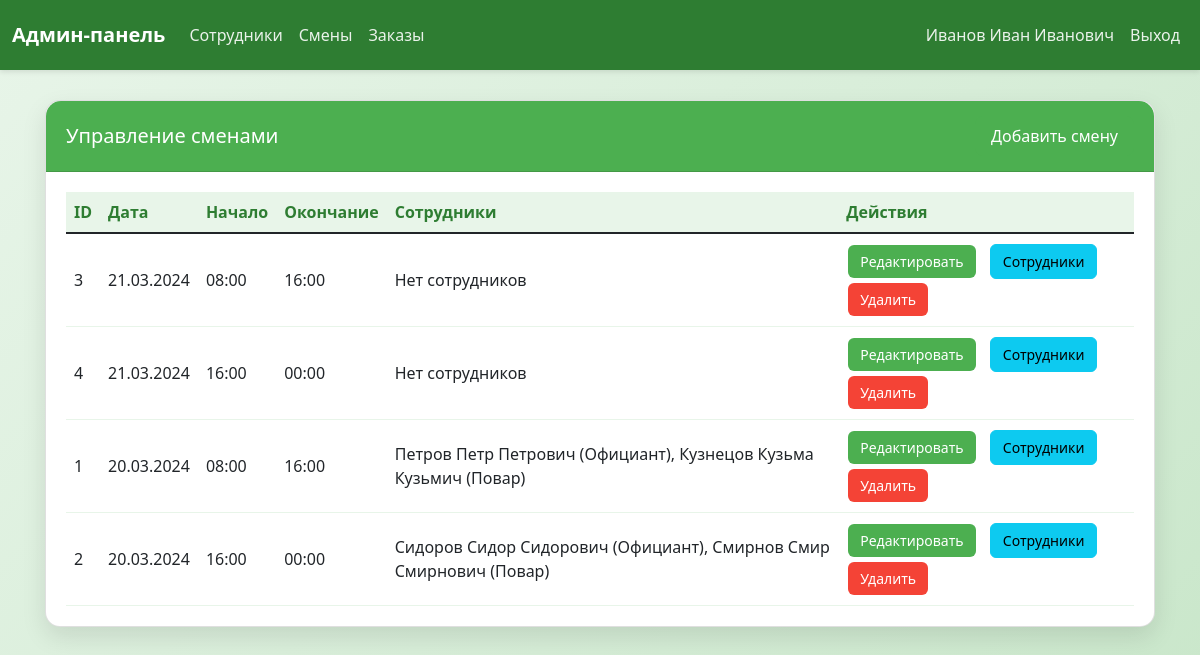
The app's page /admin/shifts.php (signed in) with its own data.
### tables this page shows
CREATE TABLE shifts (
    id INT PRIMARY KEY AUTO_INCREMENT,
    date DATE NOT NULL,
    start_time TIME NOT NULL,
    end_time TIME NOT NULL
);

### admin/shifts.php (the view, shortened to what this page needs)
<?php require_once 'templates/header.php'; ?>
<div class="container">
    <div class="card">
        <div class="card-header d-flex justify-content-between align-items-center">
            <h5 class="mb-0">Управление сменами</h5>
            <button type="button" class="btn btn-success" data-bs-toggle="modal" data-bs-target="#addShiftModal">
                Добавить смену
            </button>
        </div>
        <div class="card-body">
            <div class="table-responsive">
                <table class="table">
                    <thead>
                        <tr>
                            <th>ID</th>
                            <th>Дата</th>
                            <th>Начало</th>
                            <th>Окончание</th>
                            <th>Сотрудники</th>
                            <th>Действия</th>
                        </tr>
                    </thead>
                    <tbody>
                        <?php
                        $db = require_once '../config/database.php';
                        try {
                            $query = "SELECT s.*,
                                     GROUP_CONCAT(CONCAT(u.full_name, ' (', r.name, ')') SEPARATOR ', ') as employees
                                     FROM shifts s
                                     LEFT JOIN shift_employees se ON s.id = se.shift_id
                                     LEFT JOIN users u ON se.employee_id = u.id
                                     LEFT JOIN roles r ON u.role_id = r.id
                                     GROUP BY s.id
                                     ORDER BY s.date DESC, s.start_time";
                            $stmt = $db->prepare($query);
                            $stmt->execute();
                            while ($row = $stmt->fetch()) {
                                echo "<tr>";
                                echo "<td>" . htmlspecialchars($row['id']) . "</td>";
                                echo "<td>" . htmlspecialchars(date('d.m.Y', strtotime($row['date']))) . "</td>";
                                echo "<td>" . htmlspecialchars(date('H:i', strtotime($row['start_time']))) . "</td>";
                                echo "<td>" . htmlspecialchars(date('H:i', strtotime($row['end_time']))) . "</td>";
                                echo "<td>" . htmlspecialchars($row['employees'] ?: 'Нет сотрудников') . "</td>";
                                echo "<td>
                                        <button class='btn btn-success btn-sm me-2' onclick='editShift(" . $row['id'] . ")'>
                                            Редактировать
                                        </button>
                                        <button class='btn btn-info btn-sm me-2' onclick='manageEmployees(" . $row['id'] . ")'>
                                            Сотрудники
                                        </button>
                                        <button class='btn btn-danger btn-sm' onclick='deleteShift(" . $row['id'] . ")'>
                                            Удалить
                                        </button>
                                    </td>";
                                echo "</tr>";
                            }
                        } catch(PDOException $e) {
                            echo "<tr><td colspan='6' class='text-danger'>Ошибка при получении данных: " . $e->getMessage() . "</td></tr>";
                        }
                        ?>
                    </tbody>
                </table>
            </div>
        </div>
    </div>
</div>
<?php require_once 'templates/footer.php'; ?>

### style/admin.css (style rules this page uses)
body { background: linear-gradient(135deg, #e8f5e9 0%, #c8e6c9 100%); min-height: 100vh; margin: 0; padding: 0; font-family: 'Segoe UI', Tahoma, Geneva, Verdana, sans-serif; }
.container { padding: 30px 15px; }
.card { background: white; border-radius: 15px; box-shadow: 0 10px 25px rgba(0,0,0,0.1); margin-bottom: 30px; transition: transform 0.3s ease; }
.card-header { background-color: #4caf50; color: white; border-radius: 15px 15px 0 0 !important; padding: 15px 20px; font-weight: 500; }
.card-body { padding: 20px; }
.btn-success { background-color: #4caf50; border: none; border-radius: 8px; padding: 8px 16px; font-weight: 500; transition: all 0.3s ease; }
.btn-danger { background-color: #f44336; border: none; border-radius: 8px; padding: 8px 16px; font-weight: 500; transition: all 0.3s ease; }
.table { width: 100%; margin-bottom: 0; }
.table th { background-color: #e8f5e9; color: #2e7d32; font-weight: 600; border: none; }
.table td { vertical-align: middle; border-color: #e8f5e9; }
.table .btn { margin: 2px; padding: 6px 12px; font-size: 14px; border-radius: 6px; }
.table .btn-success { background-color: #4caf50; color: white; border: none; }
.table .btn-danger { background-color: #f44336; color: white; border: none; }

### records on screen
shifts: id "3", date "21.03.2024", start_time "08:00", end_time "16:00", employees "Нет сотрудников"
shifts: id "4", date "21.03.2024", start_time "16:00", end_time "00:00", employees "Нет сотрудников"
shifts: id "1", date "20.03.2024", start_time "08:00", end_time "16:00", employees "Петров Петр Петрович (Официант), Кузнецов Кузьма Кузьмич (Повар)"
shifts: id "2", date "20.03.2024", start_time "16:00", end_time "00:00", employees "Сидоров Сидор Сидорович (Официант), Смирнов Смир Смирнович (Повар)"

### other values on screen
$_SESSION['full_name'] "Иванов Иван Иванович"
